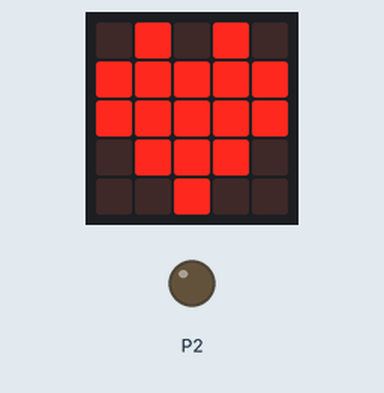
Recording of a program running on a simulated BBC micro:bit (MakeCode). On the bench: the board's 5×5 LED display, output pins drawn as LEDs (lit = HIGH).

Above: at 0.1 s.
At 9.8 s:
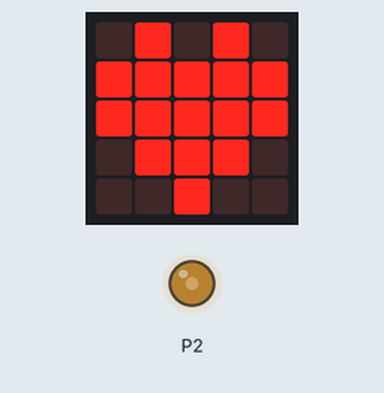
At 19.0 s:
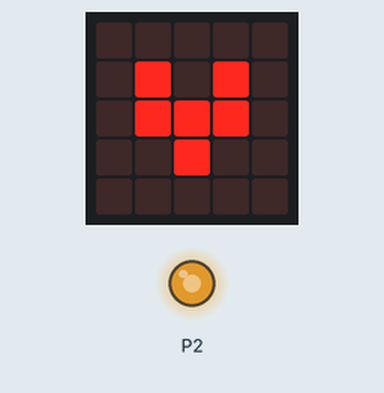
At 38.5 s:
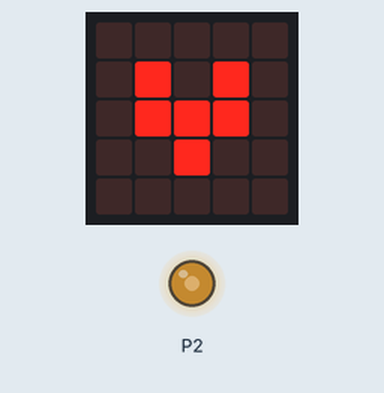
Timing chart, 0 to 40.0 s (numbered marks = the images above):
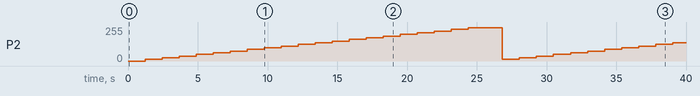

Measured:
- by itself, P2: 0/255 → 12/255 at 1.2 s, → 25/255 1.2 s later, → 37/255 1.2 s later, → 50/255 1.2 s later, … (31 changes in this stretch)
- what the display in image 1 shows lasts 0.6 s, from 9.8 s to 10.4 s

The program:

main.ts
```typescript
let salida_analogica = 0
basic.forever(function () {
    pins.analogWritePin(AnalogPin.P2, salida_analogica)
    basic.showIcon(IconNames.Heart)
    basic.showIcon(IconNames.SmallHeart)
    if (salida_analogica > 1023) {
        salida_analogica = 0
    }
    salida_analogica += 50
})
```

test.ts
```typescript
// aquí va el archivo "tests"; esto no se compilará cuando este paquete se utilice como una extensión.
```
